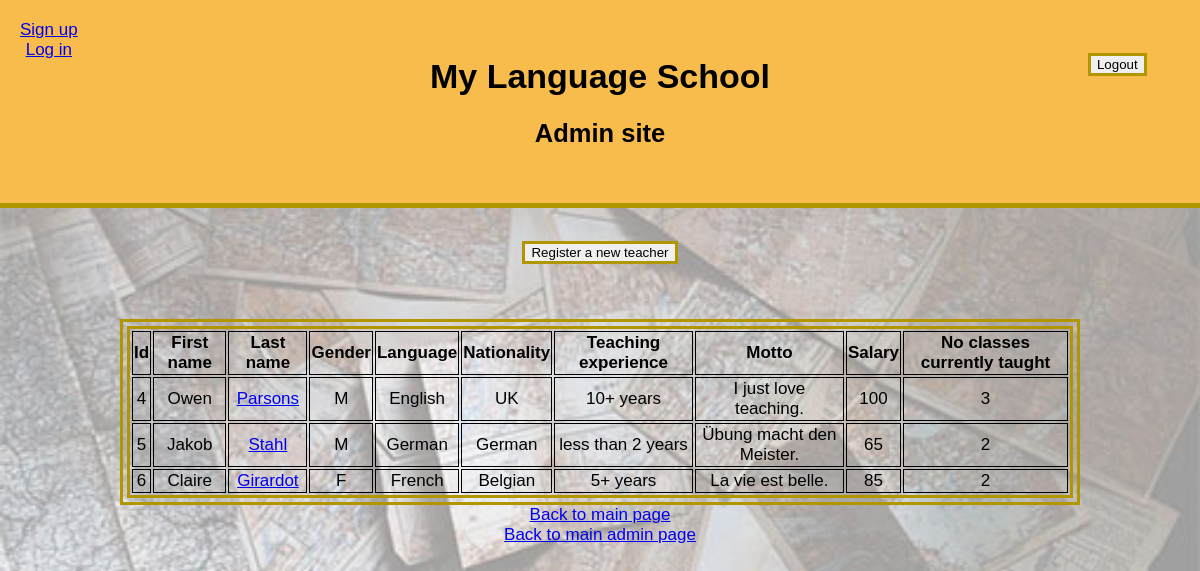
/admin/list_teachers.php, run on the app's committed database.
### tables this page shows
CREATE TABLE `teachers` (
  `id` int(11) NOT NULL AUTO_INCREMENT,
  `first_name` varchar(127) NOT NULL,
  `last_name` varchar(127) NOT NULL,
  `gender` varchar(1) NOT NULL,
  `language` varchar(127) NOT NULL,
  `nationality` varchar(127) NOT NULL,
  `teaching_experience` varchar(127) NOT NULL,
  `motto` text NOT NULL,
  `salary` int(10) NOT NULL,
  `no_classes` int(10) NOT NULL,
  PRIMARY KEY (`id`)
);

### admin/list_teachers.php (the view, shortened to what this page needs)
<?php
require_once "../database_teachers.php";
$stmt = $db -> prepare("SELECT * FROM teachers");
$stmt -> execute();
$teacher_profile = [];
foreach ($stmt -> fetchAll() as $value){
    $teacher_profile[] = $value;
}
$statement = $db -> prepare("SELECT teacher FROM courses");
$statement -> execute();
$courses = [];
foreach ($statement -> fetchAll() as $value){
     $courses[] = $value;
}
$no_classes_parsons = null;
$no_classes_stahl = null;
$no_classes_girardot = null;
foreach($courses as $value){
    if($value["teacher"] == "Parsons"){
        $no_classes_parsons++;
        $teacher_profile[0]["no_classes"] = $no_classes_parsons;
    }elseif($value["teacher"] == "Stahl"){
        $no_classes_stahl++;
        $teacher_profile[1]["no_classes"] = $no_classes_stahl;
    }elseif($value["teacher"] == "Girardot"){
        $no_classes_girardot++;
        $teacher_profile[2]["no_classes"] = $no_classes_girardot;
    }
}
?>
<!DOCTYPE html>
<html lang="en">
<head>
    <link rel="stylesheet" href="../style/style.css">
</head>
<body>
    <header class="header-admin">
        <h1>My Language School</h1>
        <h2>Admin site</h2>
        <button class="button logout" onclick='window.location.href="../index.php"'>Logout</button>
        <div class="hello"><?php require "../shared/header.php"; ?></div>
    </header>
    <button class="button" onclick='window.location.href="form_teachers.php"'>Register a new teacher</button>
    <table border=1px; class="table">
        <thead>
            <tr><th>Id</th><th>First name</th><th>Last name</th><th>Gender</th><th>Language</th><th>Nationality</th><th>Teaching experience</th><th>Motto</th><th>Salary</th><th>No classes currently taught</th></tr>
        </thead>
        <tbody>
    <?php foreach($teacher_profile as $teacher) :?>
           <tr>
               <td>
                    <?php echo $teacher["id"]; ?>
                </td>
                <td>
                    <?php echo $teacher["first_name"]; ?>
                </td>
                <td>
                    <a href="../profiles.php?teacher=<?php echo $teacher['last_name']; ?>" title="profile of <?php echo $teacher['last_name']; ?>"><?php echo $teacher["last_name"]; ?></a>
                </td>
                <td>
                    <?php echo $teacher["gender"]; ?>
                </td>
                <td>
                    <?php echo $teacher["language"]; ?>
                </td>
                <td>
                    <?php echo $teacher["nationality"]; ?>
                </td>
                <td>
                    <?php echo $teacher["teaching_experience"]; ?>
                </td>
                <td>
                    <?php echo $teacher["motto"]; ?>
                </td>
                <td>
                    <?php echo $teacher["salary"]; ?>
                </td>
                <td>
                    <?php echo $teacher["no_classes"]; ?>
             </td>
             <?php endforeach; ?>
        </tr>
     </tbody>
    </table>
    <a href="../index.php">Back to main page</a><br>
    <a href="admin.php">Back to main admin page</a>
</body>
</html>

### style/style.css (style rules this page uses)
body { margin: auto; padding:0; text-align:center; background-image: url("../img/map.jpg"); background-size: 100%; background-repeat: no-repeat; font-family: 'Source Sans Pro', sans-serif; font-size: 17px; }
table { width: 80%; height: 100%; text-align: center; margin: auto; ; border: 10px solid #B29600; border-style: double; }
table td, table th { border: 1px solid black; }
header { border-bottom: 5px solid #B29600; background-color: #BB9F7A; height: 100%; padding: 2em; text-align: center; }
.header-admin { background-color: #F8BC4C; position: relative; }
.hello { position: absolute; top: 20px; left:20px; }
.logout { position: absolute; top: 20px; right:20px; }
h1 { text-align: center; }
.button { margin: 2.5em; border: 3px solid #B29600; }

### data on the page
teachers: id "4", first_name "Owen", last_name "Parsons", gender "M", language "English", nationality "UK", teaching_experience "10+ years", motto "I just love teaching.", salary "100", no_classes "3"
teachers: id "5", first_name "Jakob", last_name "Stahl", gender "M", language "German", nationality "German", teaching_experience "less than 2 years", motto "Übung macht den Meister.", salary "65", no_classes "2"
teachers: id "6", first_name "Claire", last_name "Girardot", gender "F", language "French", nationality "Belgian", teaching_experience "5+ years", motto "La vie est belle.", salary "85", no_classes "2"
